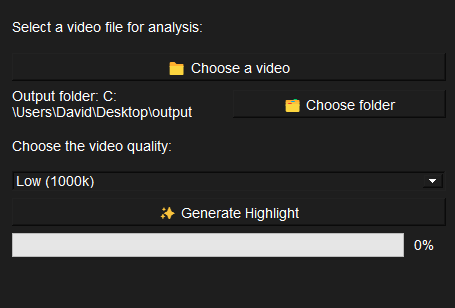
#> input picture Ai_Video-Editor/assets/Screen1.png, 455 x 308 px
$ python -i video_filters.py   (imports and definitions only)
#> lines starting #> are read from the running program, lines starting #| are printed output that depends on the picture
import cv2
import os

def stabilize_video(input_path):
    # Jednostavna stabilizacija koristeći OpenCV (primer - složenije može kasnije)
#> called with input_path = '../assets/Screen1.png'
    cap = cv2.VideoCapture(input_path)
    n_frames = int(cap.get(cv2.CAP_PROP_FRAME_COUNT))
    w = int(cap.get(cv2.CAP_PROP_FRAME_WIDTH))
    h = int(cap.get(cv2.CAP_PROP_FRAME_HEIGHT))
    fps = cap.get(cv2.CAP_PROP_FPS)

    # Koristimo prvi frejm kao referencu
    _, prev = cap.read()
#> prev is the input picture: shape (308, 455, 3); mean B, G, R 48.2, 48.5, 48.7
    prev_gray = cv2.cvtColor(prev, cv2.COLOR_BGR2GRAY)
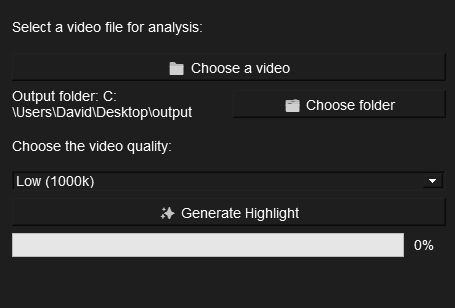
#> prev_gray: shape (308, 455); min 10, max 255, mean 48.5

    transforms = []

    for i in range(n_frames-1):
        success, curr = cap.read()
        if not success:
            break
        curr_gray = cv2.cvtColor(curr, cv2.COLOR_BGR2GRAY)
        prev_pts = cv2.goodFeaturesToTrack(prev_gray, maxCorners=200, qualityLevel=0.01, minDistance=30)
        curr_pts, status, _ = cv2.calcOpticalFlowPyrLK(prev_gray, curr_gray, prev_pts, None)

        idx = [i for i, st in enumerate(status) if st == 1]
        prev_pts = prev_pts[idx]
        curr_pts = curr_pts[idx]

        m, _ = cv2.estimateAffinePartial2D(prev_pts, curr_pts)
        if m is None:
            m = np.eye(2, 3)
        transforms.append(m)

        prev_gray = curr_gray
#> after the loop, transforms = []

    # Sada bismo mogli da stabilizujemo video ali za primer samo kopiramo ulaz u izlaz
    cap.release()
    return input_path

def apply_contrast_filter(input_path):
    cap = cv2.VideoCapture(input_path)
    w = int(cap.get(cv2.CAP_PROP_FRAME_WIDTH))
    h = int(cap.get(cv2.CAP_PROP_FRAME_HEIGHT))
    fps = cap.get(cv2.CAP_PROP_FPS)

    fourcc = cv2.VideoWriter_fourcc(*'mp4v')
    output_path = "output/filtered_video.mp4"
    out = cv2.VideoWriter(output_path, fourcc, fps, (w, h))

    while True:
        ret, frame = cap.read()
        if not ret:
            break
        # Povećaj kontrast i osvetljenje
        alpha = 1.3 # kontrast
        beta = 20   # osvetljenje
        adjusted = cv2.convertScaleAbs(frame, alpha=alpha, beta=beta)
        out.write(adjusted)

    cap.release()
    out.release()
    return output_path

>>> result = stabilize_video('../assets/Screen1.png')
